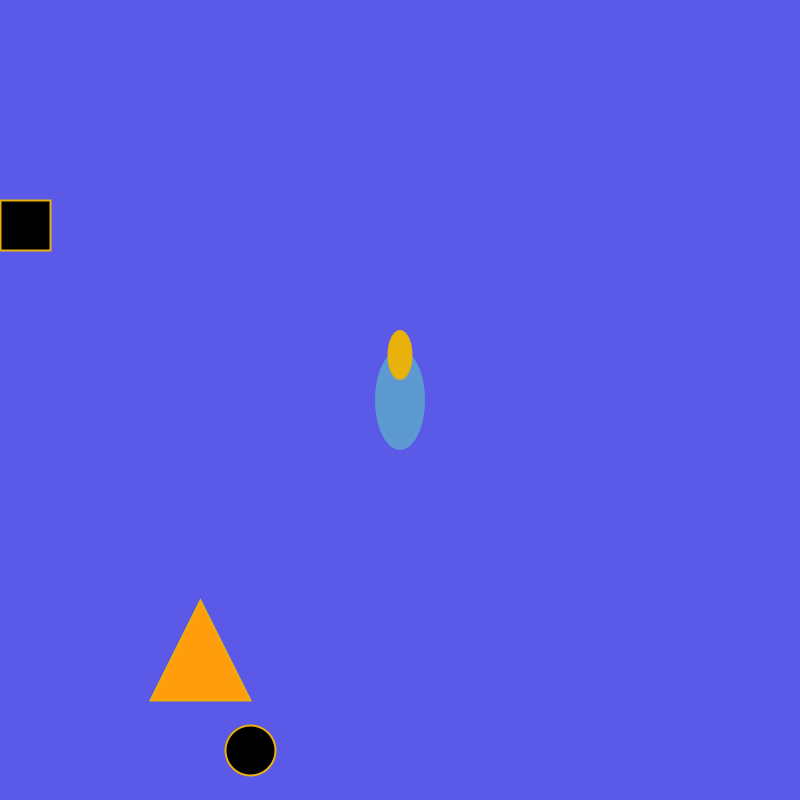
Frame 1 (no input)
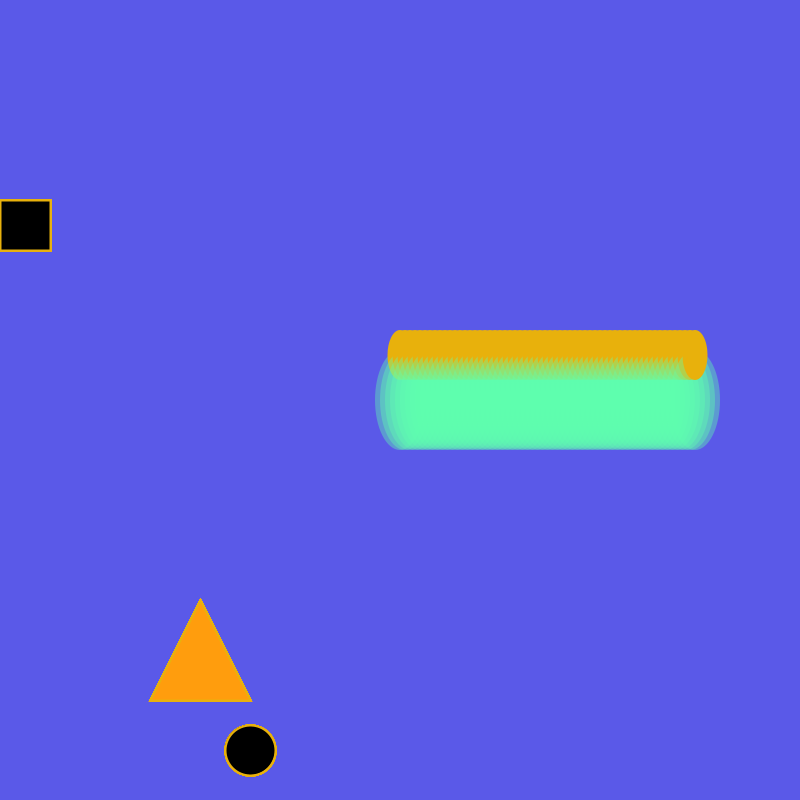
Frame 60 (the mouse pressed at the canvas centre just before this capture)
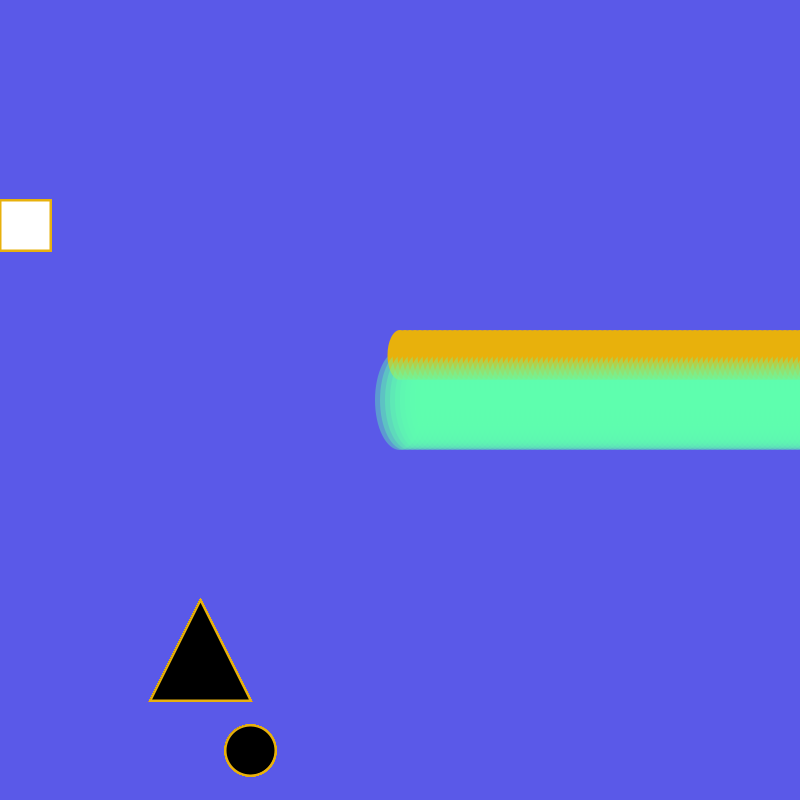
Frame 120 (the mouse held since frame 60 and released just before this capture)

The Processing sketch that drew these frames (run headless with seeded random() and noise(); from frame 60 on, the mouse is pressed at the canvas centre):

// Processing sketch: one
// ── one.pde

int xLoc;    // declaring at top GLOBAL
int xLocRect;
color rectFill;

int triX, triY;
color triFill;

void setup(){
  size(800, 800);
  background(90, 89, 232);
  xLoc = 200;
  //frameRate(2);
  xLocRect = 0;
  //rectFill = color(13, 255, 31);
}


void draw(){
  //background(90, 89, 232);
  fill(95, 255, 173, 100);
  noStroke();
  ellipse(xLoc + 200, height/2, 50, 100);
  fill(232, 177, 12);
  ellipse(xLoc + 200, 355, 25, 50);
  
  xLoc = xLoc + 5;
  //xLoc = mouseX;
  
  
  println(xLoc);
  
  if(xLoc > width){
    xLoc = -200;
  }
 
  
  if(mouseX < width/2 && mouseY < height/2){
    rectFill = color(0);
  }
  else if (mouseX > width/2 && mouseY < height/2){
    rectFill = color(229, 34, 232);
  }
  else if( (mouseX < width/2) && (mouseY > height/2)){
    rectFill = color(162, 95, 255);
  } // purple color closer
 
  else{
    rectFill= color(255);
  }
  
  // this block creates the rect:
  strokeWeight(2);
  stroke(232, 177, 12);
  fill(rectFill);
  rect(xLocRect, 200, 50, 50);
  
  
  if(mousePressed == false){
    triX = triX + 200;
    triY = triY - 200;
    fill(0);
    ellipse(250, 750, 50, 50);
  }
  if(mousePressed != true){
    //triX = triX - 20;
    //triY = triY + 20;
    triX = 0;
    triY = 0;
  }
  if(mouseX > 200 || mouseY > 400){
    triFill = color(0);
  }
  else{
   triFill = color(255, 157, 13); 
  }
  
   
   
  fill(triFill);
  triangle(150 + triX, 700 + triY, 200 + triX, 600 + triY, 250 + triX, 700 + triY);
  
 
  
}
